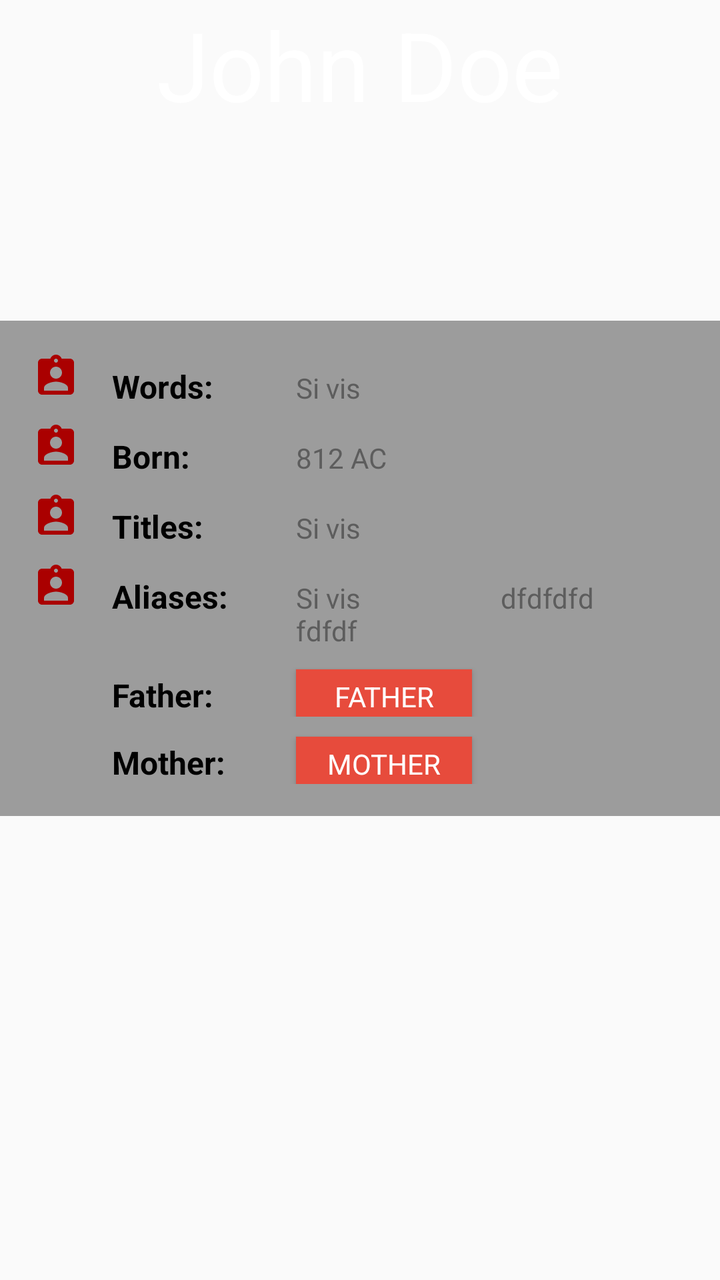
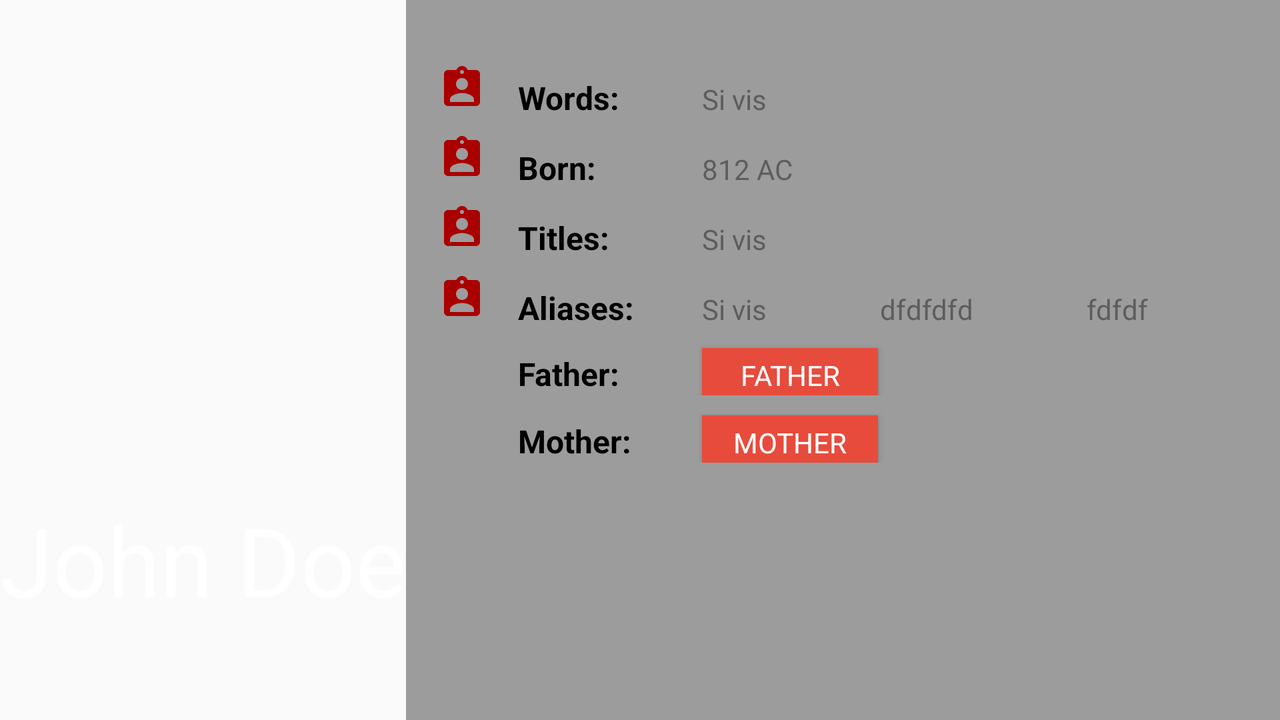

The same Android screen from two of the app's own layout files: first res/layout/ as a phone draws it, then the repository's variant for another configuration, drawn on a device whose configuration selects that folder. Both files follow.
<!-- AndroidManifest.xml: application theme AppTheme -->
<!-- res/layout/activity_character.xml -->
<?xml version="1.0" encoding="utf-8"?>
<android.support.v4.widget.NestedScrollView
    xmlns:android="http://schemas.android.com/apk/res/android"
    xmlns:tools="http://schemas.android.com/tools"
    android:id="@+id/activity_character"
    android:layout_width="match_parent"
    android:layout_height="match_parent"
    tools:context="com.skill_branch.test.ui.activities.CharacterActivity"
    android:fitsSystemWindows="true">

    <LinearLayout
        android:layout_width="match_parent"
        android:layout_height="wrap_content"
        android:orientation="vertical"
        android:fitsSystemWindows="true"
        >
        <RelativeLayout
            android:layout_width="match_parent"
            android:layout_height="wrap_content"
            android:orientation="vertical"
            android:fitsSystemWindows="true">

            <ImageView
                android:id="@+id/char_image"
                android:layout_width="match_parent"
                android:layout_height="wrap_content"
                android:src="@drawable/stark"
                android:fitsSystemWindows="true"
                android:adjustViewBounds="true"/>

            <TextView
                android:id="@+id/char_name"
                android:layout_width="wrap_content"
                android:layout_height="wrap_content"
                android:textColor="@android:color/white"
                android:fontFamily="sans-serif"
                android:textSize="48sp"
                android:text="John Doe"
                android:layout_alignParentBottom="true"
                android:layout_centerHorizontal="true"
                android:paddingBottom="96dp"/>
        </RelativeLayout>
        <LinearLayout
            android:layout_width="match_parent"
            android:layout_height="wrap_content"
            android:orientation="vertical"
            android:paddingLeft="16dp"
            android:paddingTop="16dp"
            android:paddingBottom="8dp"
            android:background="@color/color_gray_light">
            <LinearLayout
                android:layout_width="match_parent"
                android:layout_height="wrap_content"
                android:orientation="horizontal"
                android:layout_marginBottom="8dp">
                <ImageView
                    android:layout_width="24dp"
                    android:layout_height="24dp"
                    android:src="@drawable/profile"
                    android:contentDescription=""/>
                <TextView
                    android:layout_height="wrap_content"
                    android:layout_width="108dp"
                    android:paddingLeft="16dp"
                    android:paddingTop="4dp"
                    android:fontFamily="sans-serif"
                    android:textSize="16sp"
                    android:textColor="@color/color_black"
                    android:text="Words:"
                    android:layout_gravity="top"
                    android:textStyle="bold"/>
                <TextView
                    android:id="@+id/char_words"
                    android:layout_height="wrap_content"
                    android:layout_width="match_parent"
                    android:paddingTop="8dp"
                    android:fontFamily="sans-serif"
                    android:textSize="14sp"
                    android:textColor="@color/color_gray"
                    android:text="Si vis"
                    />
            </LinearLayout>

            <LinearLayout
                android:layout_width="match_parent"
                android:layout_height="wrap_content"
                android:orientation="horizontal"
                android:layout_marginBottom="8dp">
                <ImageView
                    android:layout_width="24dp"
                    android:layout_height="24dp"
                    android:src="@drawable/profile"
                    android:contentDescription=""/>

                <TextView
                    android:layout_height="wrap_content"
                    android:layout_width="108dp"
                    android:paddingLeft="16dp"
                    android:paddingTop="4dp"
                    android:fontFamily="sans-serif"
                    android:textSize="16sp"
                    android:textColor="@color/color_black"
                    android:text="Born:"
                    android:textStyle="bold"/>

                <TextView
                    android:id="@+id/char_born"
                    android:layout_height="wrap_content"
                    android:layout_width="match_parent"
                    android:paddingTop="8dp"
                    android:fontFamily="sans-serif"
                    android:textSize="14sp"
                    android:textColor="@color/color_gray"
                    android:text="812 AC"
                    />
            </LinearLayout>

            <LinearLayout
                android:layout_width="match_parent"
                android:layout_height="wrap_content"
                android:orientation="horizontal"
                android:layout_marginBottom="8dp">
                <ImageView
                    android:layout_width="24dp"
                    android:layout_height="24dp"
                    android:src="@drawable/profile"
                    android:contentDescription=""/>
                <TextView
                    android:layout_height="wrap_content"
                    android:layout_width="108dp"
                    android:paddingLeft="16dp"
                    android:paddingTop="4dp"
                    android:fontFamily="sans-serif"
                    android:textSize="16sp"
                    android:textColor="@color/color_black"
                    android:text="Titles:"
                    android:textStyle="bold"/>
                <TextView
                    android:id="@+id/char_titles"
                    android:layout_height="wrap_content"
                    android:layout_width="match_parent"
                    android:paddingTop="8dp"
                    android:fontFamily="sans-serif"
                    android:textSize="14sp"
                    android:textColor="@color/color_gray"
                    android:text="Si vis"
                    />
            </LinearLayout>

            <LinearLayout
                android:layout_width="match_parent"
                android:layout_height="wrap_content"
                android:orientation="horizontal"
                android:layout_marginBottom="8dp">
                <ImageView
                    android:layout_width="24dp"
                    android:layout_height="24dp"
                    android:src="@drawable/profile"
                    android:contentDescription=""/>
                <TextView
                    android:layout_height="wrap_content"
                    android:layout_width="108dp"
                    android:paddingLeft="16dp"
                    android:paddingTop="4dp"
                    android:fontFamily="sans-serif"
                    android:textSize="16sp"
                    android:textColor="@color/color_black"
                    android:text="Aliases:"
                    android:textStyle="bold"/>
                <TextView
                    android:id="@+id/char_aliases"
                    android:layout_height="wrap_content"
                    android:layout_width="match_parent"
                    android:paddingTop="8dp"
                    android:fontFamily="sans-serif"
                    android:textSize="14sp"
                    android:textColor="@color/color_gray"
                    android:text="Si vis
                    dfdfdfd
                    fdfdf"
                    />
            </LinearLayout>

            <LinearLayout
                android:layout_width="match_parent"
                android:layout_height="wrap_content"
                android:orientation="horizontal"
                android:layout_marginBottom="8dp">

                <TextView
                    android:layout_height="wrap_content"
                    android:layout_width="108dp"
                    android:layout_marginLeft="24dp"
                    android:paddingLeft="16dp"
                    android:fontFamily="sans-serif"
                    android:textSize="16sp"
                    android:textColor="@color/color_black"
                    android:text="Father:"
                    android:paddingTop="4dp"
                    android:textStyle="bold"

                    />

                <Button
                    android:id="@+id/char_father"
                    android:layout_height="24dp"
                    android:layout_width="wrap_content"
                    android:padding="4dp"
                    android:fontFamily="sans-serif"
                    android:textSize="14sp"
                    android:textColor="@color/color_white"
                    android:background="@color/color_red"
                    android:text="FATHER"
                    android:onClick="clickFather"/>
            </LinearLayout>

            <LinearLayout
                android:layout_width="match_parent"
                android:layout_height="wrap_content"
                android:orientation="horizontal"
                android:layout_marginBottom="8dp">
                <TextView
                    android:layout_height="wrap_content"
                    android:layout_width="108dp"
                    android:layout_marginLeft="24dp"
                    android:paddingLeft="16dp"
                    android:paddingTop="4dp"
                    android:layout_gravity="top"
                    android:fontFamily="sans-serif"
                    android:textSize="16sp"
                    android:textColor="@color/color_black"
                    android:text="Mother:"
                    android:textStyle="bold"/>
                <Button
                    android:id="@+id/char_mother"
                    android:layout_height="24dp"
                    android:layout_width="wrap_content"
                    android:padding="4dp"
                    android:fontFamily="sans-serif"
                    android:textSize="14sp"
                    android:textColor="@color/color_white"
                    android:background="@color/color_red"
                    android:text="MOTHER"
                    android:onClick="clickMother"/>
            </LinearLayout>

        </LinearLayout>

    </LinearLayout>


</android.support.v4.widget.NestedScrollView>
<!-- resources referenced by this layout -->
<resources>
  <color name="color_black">#000000</color>
  <color name="color_gray">#5d5d5d</color>
  <color name="color_gray_light">#9c9c9c</color>
  <color name="color_red">#e74b3c</color>
  <color name="color_white">#ffffff</color>
  <!-- drawable profile (drawable) -->
  <vector xmlns:android="http://schemas.android.com/apk/res/android"
          android:width="24dp"
          android:height="24dp"
          android:viewportWidth="24.0"
          android:viewportHeight="24.0">
      <path
          android:fillColor="#FFAA0000"
          android:pathData="M19,3h-4.18C14.4,1.84 13.3,1 12,1c-1.3,0 -2.4,0.84 -2.82,2L5,3c-1.1,0 -2,0.9 -2,2v14c0,1.1 0.9,2 2,2h14c1.1,0 2,-0.9 2,-2L21,5c0,-1.1 -0.9,-2 -2,-2zM12,3c0.55,0 1,0.45 1,1s-0.45,1 -1,1 -1,-0.45 -1,-1 0.45,-1 1,-1zM12,7c1.66,0 3,1.34 3,3s-1.34,3 -3,3 -3,-1.34 -3,-3 1.34,-3 3,-3zM18,19L6,19v-1.4c0,-2 4,-3.1 6,-3.1s6,1.1 6,3.1L18,19z"/>
  </vector>
  <style name="AppTheme" parent="Theme.AppCompat.Light.NoActionBar">
          
          <item name="colorPrimary">@color/color_primary</item>
          <item name="colorPrimaryDark">@color/color_primary_dark</item>
          <item name="colorAccent">@color/color_accent</item>
      </style>
  <color name="color_primary">#3F51B5</color>
  <color name="color_primary_dark">#303F9F</color>
  <color name="color_accent">#FF4081</color>
</resources>
<!-- res/layout-land/activity_character.xml (the repository's variant of the layout above) -->
<!-- drawn on the phone turned sideways -->
<?xml version="1.0" encoding="utf-8"?>
<LinearLayout
    xmlns:android="http://schemas.android.com/apk/res/android"
    xmlns:tools="http://schemas.android.com/tools"
    android:id="@+id/activity_character"
    android:layout_width="match_parent"
    android:layout_height="match_parent"
    android:orientation="horizontal"
    tools:context="com.skill_branch.test.ui.activities.CharacterActivity"
    android:fitsSystemWindows="true">

    <RelativeLayout
        android:layout_width="wrap_content"
        android:layout_height="match_parent"
        android:orientation="vertical"
        android:fitsSystemWindows="true"
        >

        <ImageView
            android:id="@+id/char_image"
            android:layout_height="match_parent"
            android:src="@drawable/stark"
            android:fitsSystemWindows="true"
            android:layout_width="wrap_content"
            android:scaleType="fitCenter"
            android:adjustViewBounds="true"/>

        <TextView
            android:id="@+id/char_name"
            android:layout_width="wrap_content"
            android:layout_height="wrap_content"
            android:textColor="@android:color/white"
            android:fontFamily="sans-serif"
            android:textSize="48sp"
            android:text="John Doe"
            android:layout_alignParentBottom="true"
            android:layout_centerHorizontal="true"
            android:paddingBottom="48dp"/>
    </RelativeLayout>
    <LinearLayout
        android:layout_width="0dp"
        android:layout_height="match_parent"
        android:orientation="vertical"
        android:paddingLeft="16dp"
        android:paddingTop="32dp"
        android:paddingBottom="8dp"
        android:background="@color/color_gray_light"
        android:layout_weight="1">
        <LinearLayout
            android:layout_width="match_parent"
            android:layout_height="wrap_content"
            android:orientation="horizontal"
            android:layout_marginBottom="8dp">
            <ImageView
                android:layout_width="24dp"
                android:layout_height="24dp"
                android:src="@drawable/profile"
                android:contentDescription=""/>
            <TextView
                android:layout_height="wrap_content"
                android:layout_width="108dp"
                android:paddingLeft="16dp"
                android:paddingTop="4dp"
                android:fontFamily="sans-serif"
                android:textSize="16sp"
                android:textColor="@color/color_black"
                android:text="Words:"
                android:layout_gravity="top"
                android:textStyle="bold"/>
            <TextView
                android:id="@+id/char_words"
                android:layout_height="wrap_content"
                android:layout_width="match_parent"
                android:paddingTop="8dp"
                android:fontFamily="sans-serif"
                android:textSize="14sp"
                android:textColor="@color/color_gray"
                android:text="Si vis"
                />
        </LinearLayout>

        <LinearLayout
            android:layout_width="match_parent"
            android:layout_height="wrap_content"
            android:orientation="horizontal"
            android:layout_marginBottom="8dp">
            <ImageView
                android:layout_width="24dp"
                android:layout_height="24dp"
                android:src="@drawable/profile"
                android:contentDescription=""/>

            <TextView
                android:layout_height="wrap_content"
                android:layout_width="108dp"
                android:paddingLeft="16dp"
                android:paddingTop="4dp"
                android:fontFamily="sans-serif"
                android:textSize="16sp"
                android:textColor="@color/color_black"
                android:text="Born:"
                android:textStyle="bold"/>

            <TextView
                android:id="@+id/char_born"
                android:layout_height="wrap_content"
                android:layout_width="match_parent"
                android:paddingTop="8dp"
                android:fontFamily="sans-serif"
                android:textSize="14sp"
                android:textColor="@color/color_gray"
                android:text="812 AC"
                />
        </LinearLayout>

        <LinearLayout
            android:layout_width="match_parent"
            android:layout_height="wrap_content"
            android:orientation="horizontal"
            android:layout_marginBottom="8dp">
            <ImageView
                android:layout_width="24dp"
                android:layout_height="24dp"
                android:src="@drawable/profile"
                android:contentDescription=""/>
            <TextView
                android:layout_height="wrap_content"
                android:layout_width="108dp"
                android:paddingLeft="16dp"
                android:paddingTop="4dp"
                android:fontFamily="sans-serif"
                android:textSize="16sp"
                android:textColor="@color/color_black"
                android:text="Titles:"
                android:textStyle="bold"/>
            <TextView
                android:id="@+id/char_titles"
                android:layout_height="wrap_content"
                android:layout_width="match_parent"
                android:paddingTop="8dp"
                android:fontFamily="sans-serif"
                android:textSize="14sp"
                android:textColor="@color/color_gray"
                android:text="Si vis"
                />
        </LinearLayout>

        <LinearLayout
            android:layout_width="match_parent"
            android:layout_height="wrap_content"
            android:orientation="horizontal"
            android:layout_marginBottom="8dp">
            <ImageView
                android:layout_width="24dp"
                android:layout_height="24dp"
                android:src="@drawable/profile"
                android:contentDescription=""/>
            <TextView
                android:layout_height="wrap_content"
                android:layout_width="108dp"
                android:paddingLeft="16dp"
                android:paddingTop="4dp"
                android:fontFamily="sans-serif"
                android:textSize="16sp"
                android:textColor="@color/color_black"
                android:text="Aliases:"
                android:textStyle="bold"/>
            <TextView
                android:id="@+id/char_aliases"
                android:layout_height="wrap_content"
                android:layout_width="match_parent"
                android:paddingTop="8dp"
                android:fontFamily="sans-serif"
                android:textSize="14sp"
                android:textColor="@color/color_gray"
                android:text="Si vis
                dfdfdfd
                fdfdf"
                />
        </LinearLayout>

        <LinearLayout
            android:layout_width="match_parent"
            android:layout_height="wrap_content"
            android:orientation="horizontal"
            android:layout_marginBottom="8dp">

            <TextView
                android:layout_height="wrap_content"
                android:layout_width="108dp"
                android:layout_marginLeft="24dp"
                android:paddingLeft="16dp"
                android:fontFamily="sans-serif"
                android:textSize="16sp"
                android:textColor="@color/color_black"
                android:text="Father:"
                android:paddingTop="4dp"
                android:textStyle="bold"

                />

            <Button
                android:id="@+id/char_father"
                android:layout_height="24dp"
                android:layout_width="wrap_content"
                android:padding="4dp"
                android:fontFamily="sans-serif"
                android:textSize="14sp"
                android:textColor="@color/color_white"
                android:background="@color/color_red"
                android:text="FATHER"
                android:onClick="clickFather (CharacterActivity)"/>
        </LinearLayout>

        <LinearLayout
            android:layout_width="match_parent"
            android:layout_height="wrap_content"
            android:orientation="horizontal"
            android:layout_marginBottom="8dp">
            <TextView
                android:layout_height="wrap_content"
                android:layout_width="108dp"
                android:layout_marginLeft="24dp"
                android:paddingLeft="16dp"
                android:paddingTop="4dp"
                android:layout_gravity="top"
                android:fontFamily="sans-serif"
                android:textSize="16sp"
                android:textColor="@color/color_black"
                android:text="Mother:"
                android:textStyle="bold"/>
            <Button
                android:id="@+id/char_mother"
                android:layout_height="24dp"
                android:layout_width="wrap_content"
                android:padding="4dp"
                android:fontFamily="sans-serif"
                android:textSize="14sp"
                android:textColor="@color/color_white"
                android:background="@color/color_red"
                android:text="MOTHER"
                android:onClick="clickMother (CharacterActivity)"/>
        </LinearLayout>

    </LinearLayout>



</LinearLayout>
